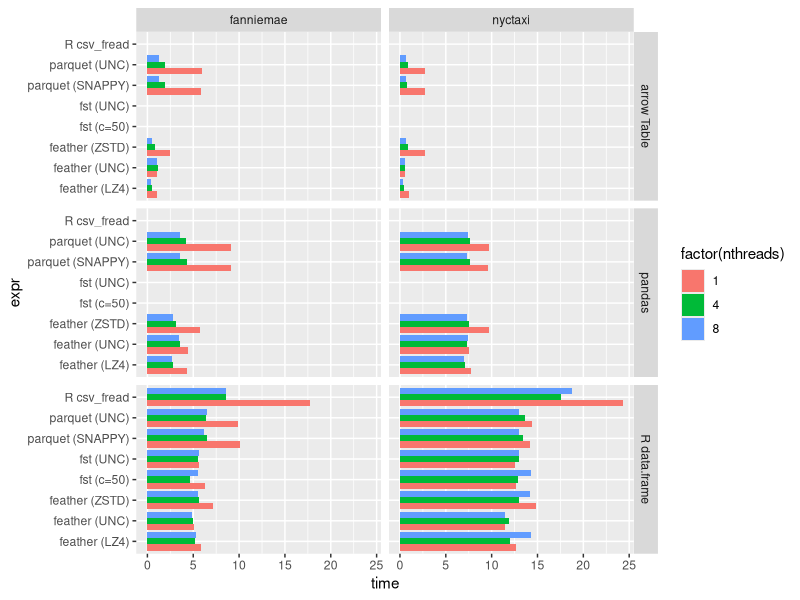
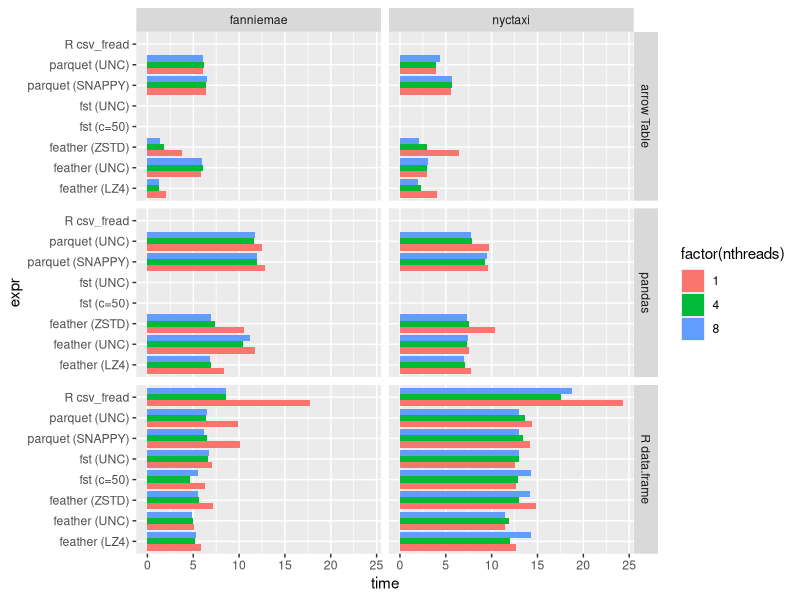
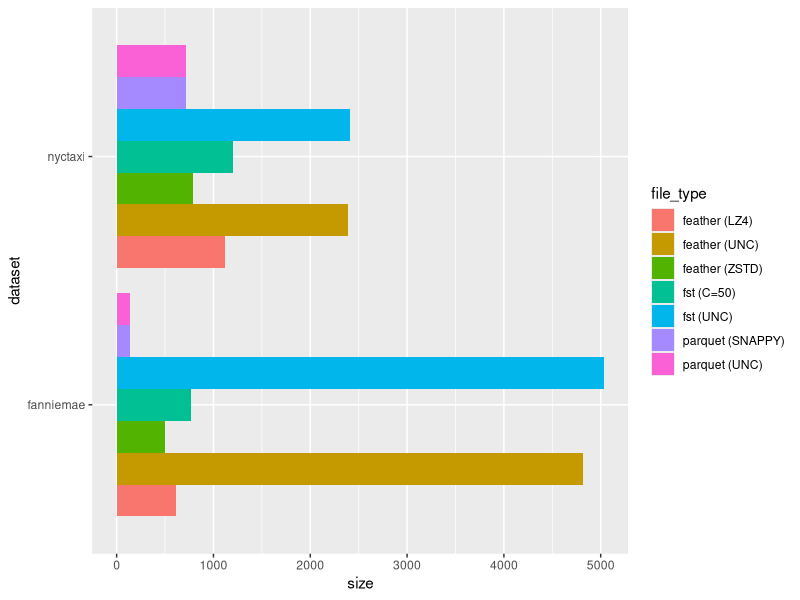
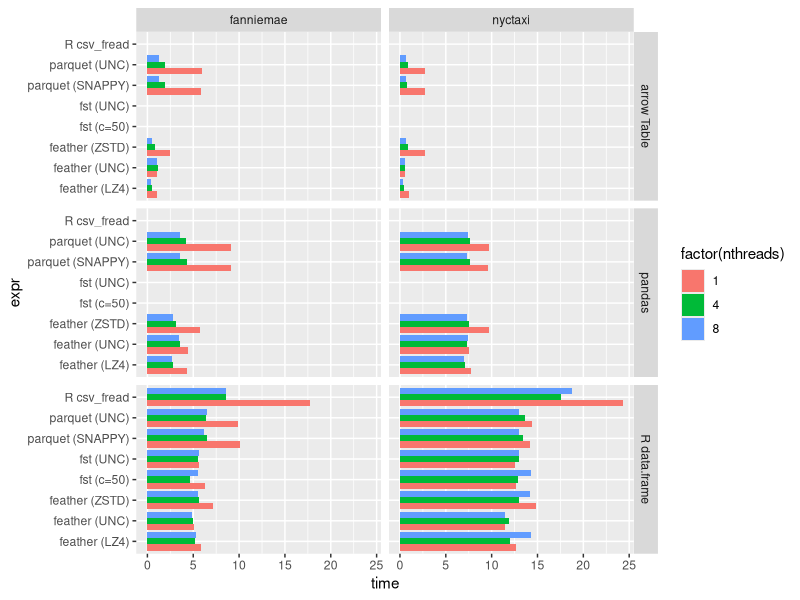
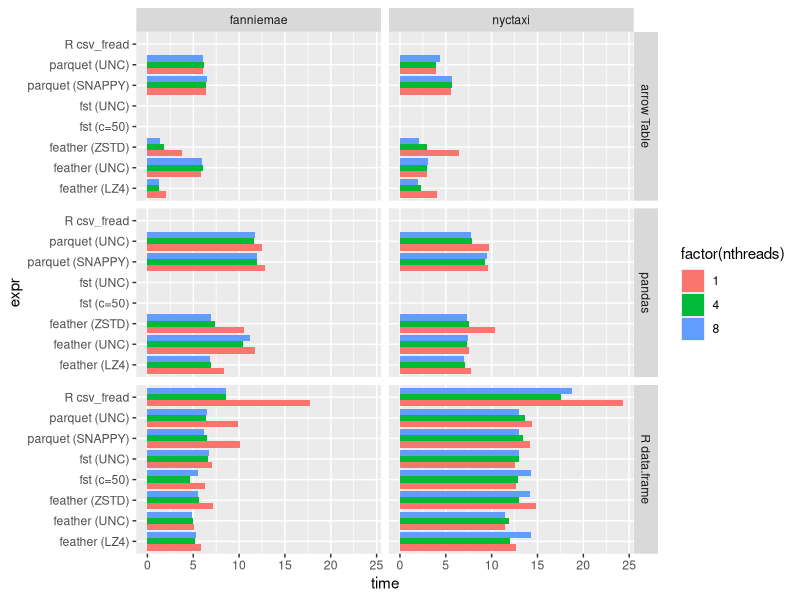
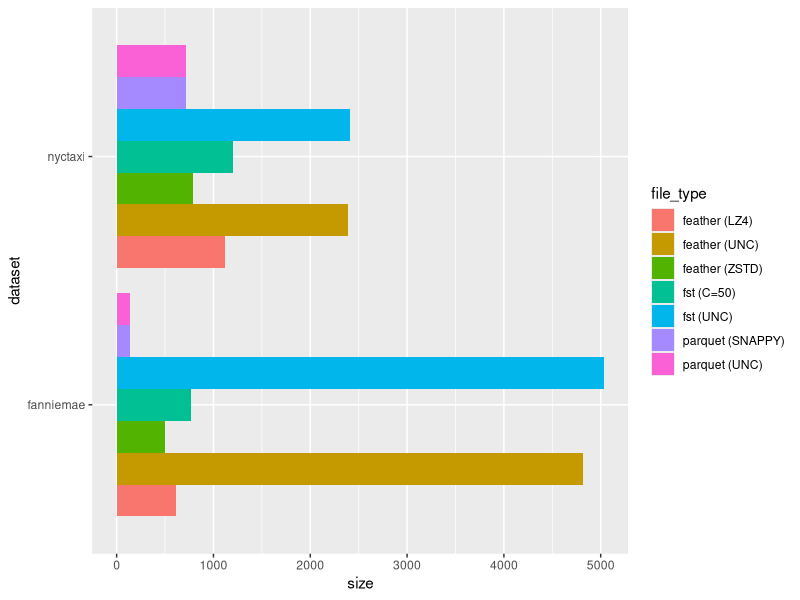

The R source for these figures, in order:
library(ggplot2)

# setwd("~/code/notebooks/20190919file_benchmarks/")

read_results <- read.csv("all_read_results.csv")
write_results <- read.csv("all_write_results.csv")
file_sizes <- read.csv("file_sizes.csv")

ggplot(read_results, aes(fill=factor(nthreads), y=time, x=expr)) +
  facet_grid(rows=vars(output_type), col=vars(dataset)) +
  geom_bar(position="dodge", stat="identity") +
  coord_flip()

ggsave("20200414_read_results.png", width=10, height=6)

ggplot(write_results, aes(fill=factor(nthreads), y=time, x=expr)) +
  facet_grid(rows=vars(output_type), col=vars(dataset)) +
  geom_bar(position="dodge", stat="identity") +
  coord_flip()

ggsave("20200414_write_results.png", width=10, height=6)

ggplot(file_sizes, aes(fill=file_type, y=size, x=dataset)) +
  geom_bar(position="dodge", stat="identity") +
  coord_flip()

ggsave("20200414_file_sizes.png", width=10, height=3)